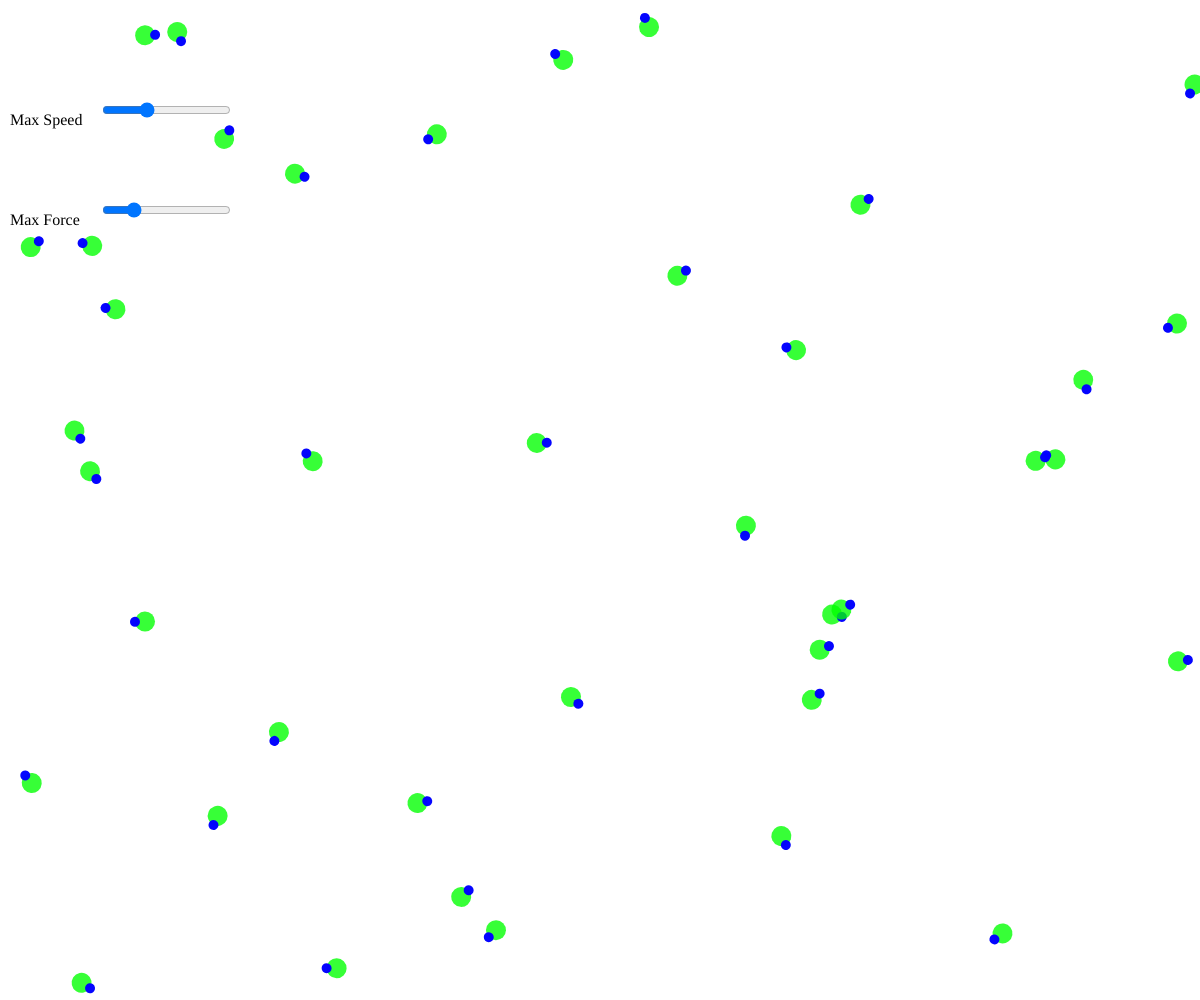
Frame 1 (no input)
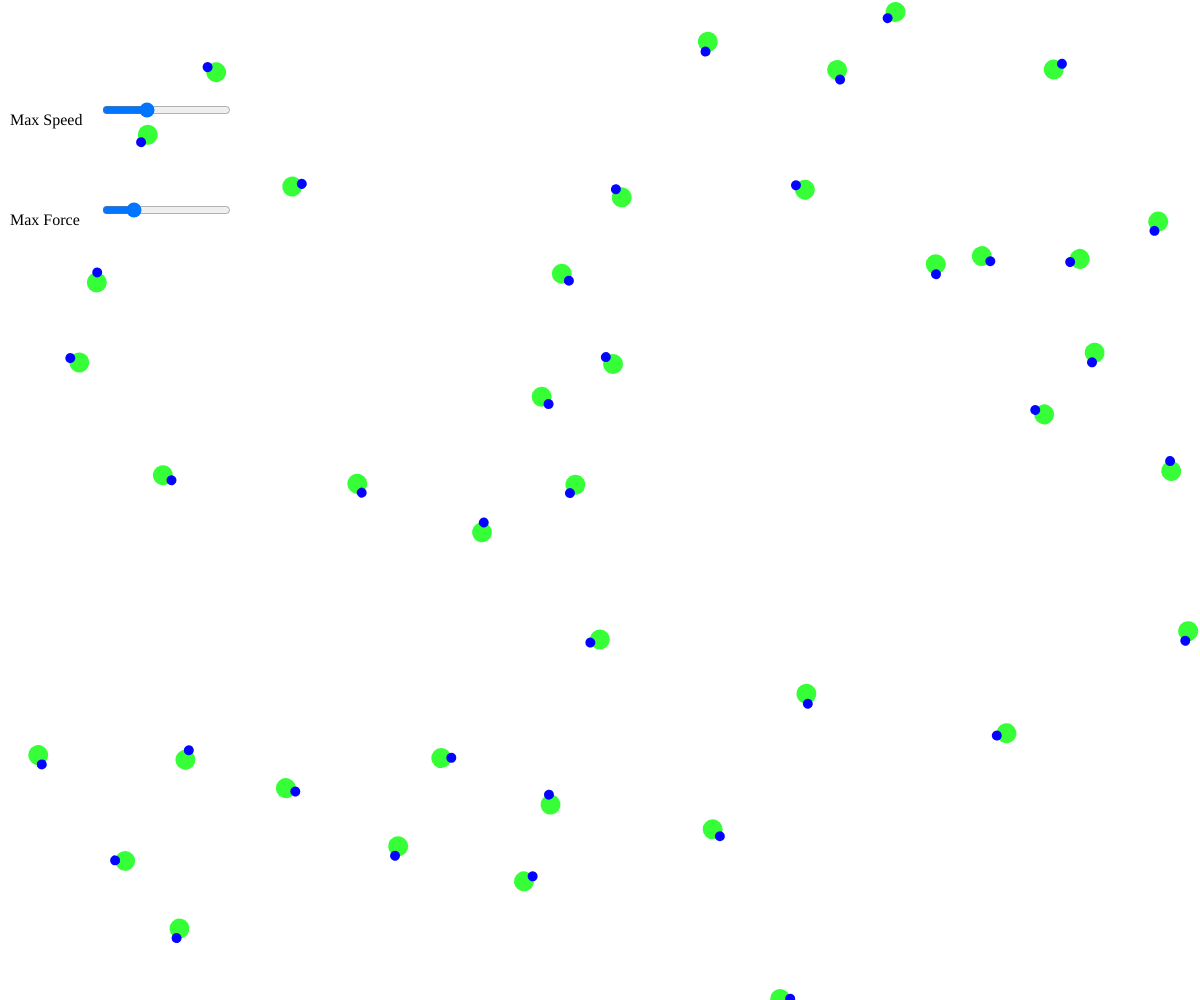
Frame 60 (no input)
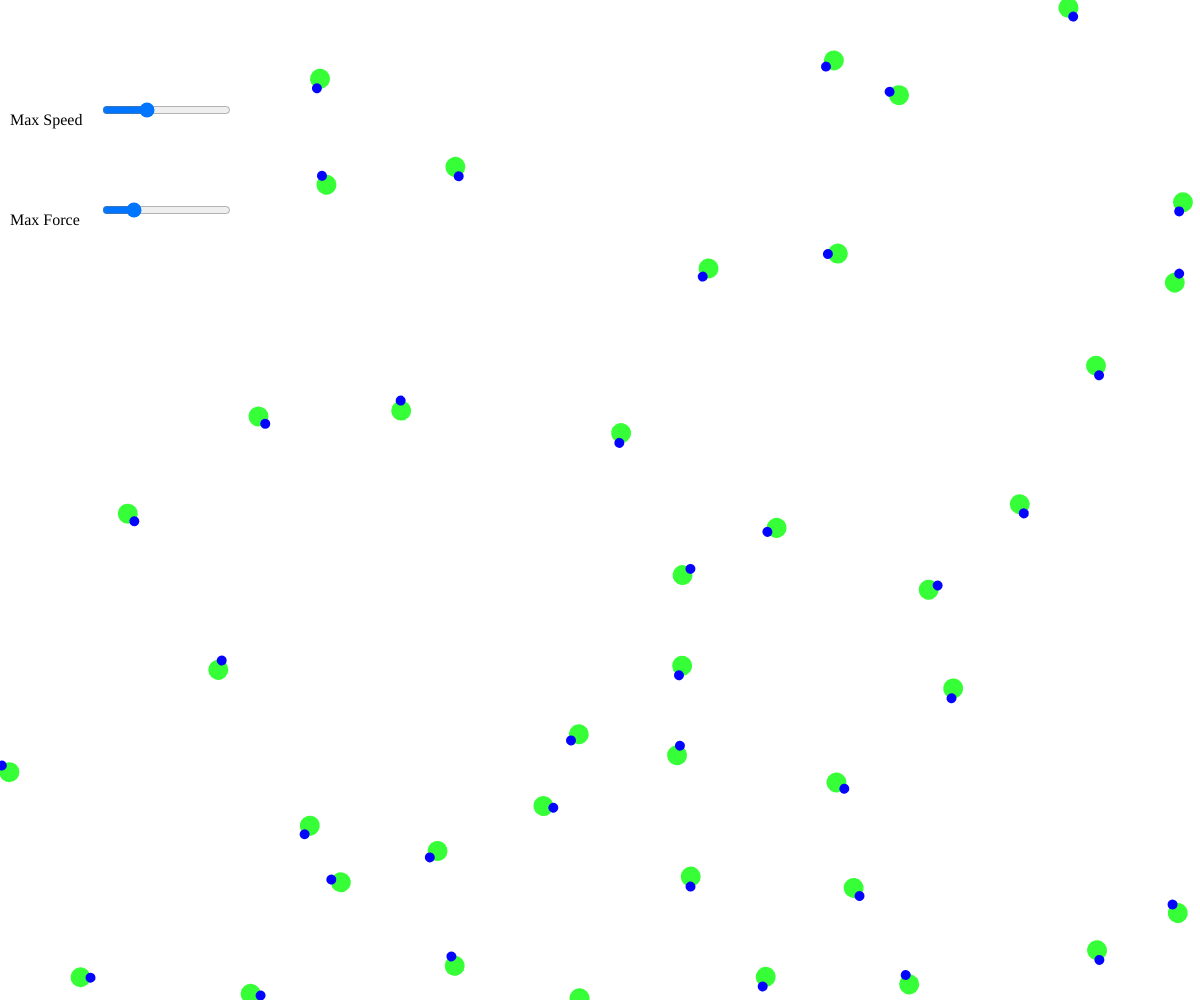
Frame 120 (the mouse pressed at the canvas centre since frame 60)

The p5.js sketch that drew these frames (run headless with seeded random() and noise() and a simulated clock; from frame 60 on, the mouse is pressed at the canvas centre):

// p5.js sketch
// ── sketch.js
class Vehicle{
  constructor(pos){
    this.pos = pos.copy();
    this.vel = p5.Vector.random2D().mult(random(1,5));
    this.acc = createVector(0,0);

    this.angle = 0;

    this.size = 20;

    this.maxSpeed = carMaxSpeedSlider.value();
    this.maxForce = carMaxForceSlider.value();
  }

  resetPosition(){
    this.pos = createVector(random(0,width),random(0,height));
  }

  getPosition(){
    return this.pos.copy();
  }

  applyForce(force){
    if(force)this.acc.add(force);
  }

  applyCluster(cars){
    let sepForce = this.separate(cars);
    this.applyForce(sepForce);
  }

  //分离
  separate(cars){
    let distCondition = this.size * 4;//只和这个距离内的car有分离关系
    let total = createVector();
    for(let i = 0;i < cars.length;i ++){
      let car = cars[i];
      let dir = p5.Vector.sub(this.getPosition(),car.getPosition());
      if(dir.mag() <= distCondition){
        //距离越大，所需的分离程度越小
        total.add(dir).div(dir.mag());
      }
    }
    return total.mult(1);
  }

  //寻找目标
  seek(targetPos){
    if(!targetPos)  return;
    let desiredVel = p5.Vector.sub(targetPos,this.pos);

    let steeringForce = p5.Vector.sub(desiredVel,this.vel);
    steeringForce = steeringForce.copy().normalize().mult(constrain(steeringForce.mag(),0,this.maxForce));

    this.applyForce(steeringForce);
  }

  update(){
    this.seek();
    //标准的欧拉积分
    this.vel.add(this.acc);
    this.vel = this.vel.copy().normalize().mult(constrain(this.vel.mag(),0,this.maxSpeed));
    this.pos.add(this.vel);
    this.acc.mult(0);

    this.angle = this.vel.heading();

    this.checkEdge();
  }

  checkEdge(){
    if(this.pos.x > width)  this.pos.x = 0;
    if(this.pos.x < 0)  this.pos.x = width;
    if(this.pos.y > height)  this.pos.y = 0;
    if(this.pos.y < 0)  this.pos.y = height;
  }

  display(){
    push();
      translate(this.pos.x,this.pos.y);
      rotate(this.angle);

      noStroke();
      fill(0,255,0,200);
      circle(0,0,this.size);

      noStroke();
      fill(0,0,255,250);
      circle(this.size/2,0,this.size/2);
    pop();
  }
}

let carCount = 40;
let cars = [];

let carMaxSpeedSlider = null;
let carMaxForceSlider = null;

function setup() {
  createCanvas(windowWidth, windowHeight);

  let maxSpeedText = createP('Max Speed');
  maxSpeedText.position(10,100-5);
  carMaxSpeedSlider = createSlider(0.1,30,10,0.1);
  carMaxSpeedSlider.position(100,100);

  let maxForceText = createP('Max Force');
  maxForceText.position(10,200-5);
  carMaxForceSlider = createSlider(0.05,1,0.2,0.1);
  carMaxForceSlider.position(100,200);


  for(let i = 0;i < carCount;i ++){
    let car = new Vehicle(createVector(random(0,width),random(0,height)));
    cars.push(car);
  }
}

function draw() {
  background(255);

  for(let i = 0;i < cars.length;i ++){
    let car = cars[i];

    car.maxSpeed = carMaxSpeedSlider.value();
    car.maxForce = carMaxForceSlider.value();

    car.applyCluster(cars);

    car.update();
    car.display();
  }
}

function mouseDragged(){
  let car = new Vehicle(createVector(mouseX,mouseY));
  cars.push(car);
}
